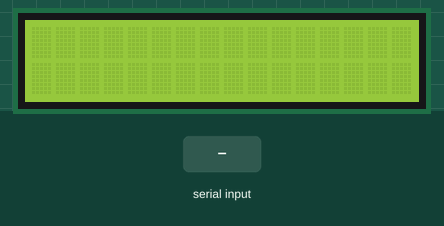
The sketch below on a simulated Arduino Uno, built with avr-gcc and run on an emulated ATmega328P. Shown: 16×2 character LCD. The inputs (shaded band) are chosen by the test bench.

Above: at 1.2 s.
1.3 s: "1" received over Serial
At 1.8 s:
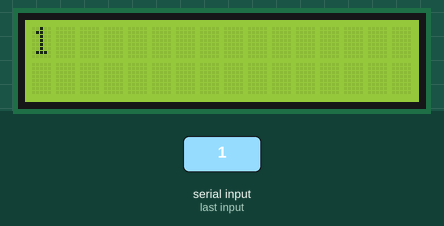
2.9 s: "0" received over Serial
At 4.2 s:
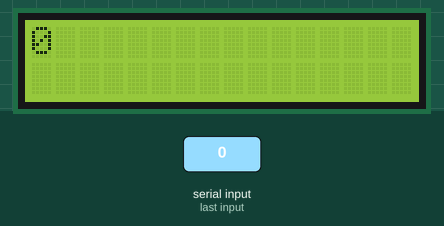
4.5 s: "2" received over Serial
At 5.4 s:
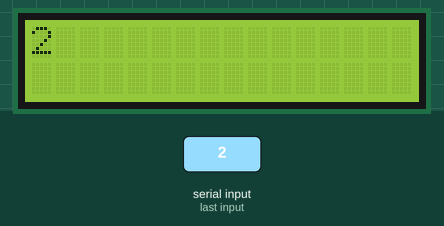
Timing chart, 0 to 7.5 s (numbered marks = the images above; inputs shaded):
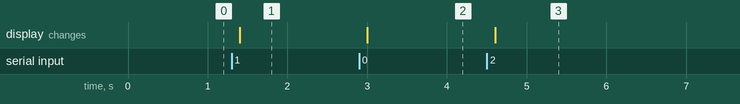

The sketch:

16x2_LCD.ino
```cpp
//lab 7.
//16x2 lcd.
/* V0 is contrast control.
RS and RW defines if we are selecting or putting up a command or data(sent in ascii format).
E(enable) turns on or off the lcd
8 pins for data(can be used a data of 8 bits at once).
BLA and BLK backlit anode and backlit cathode
terminals of  which are together are fixed terminal and the 3rd one is variable.
*/
/*
#include<LiquidCrystal.h>

int rs = 12, en = 11, d4 = 5, d5 = 4, d6 = 3, d7 = 2;
LiquidCrystal lcd(rs, en, d4, d5, d6, d7);


void setup() {
lcd.begin(16,2);                 //set up number of rows and columns in lcd
lcd.print("Hello World");        //print a message on lcd

}

void loop() {
  lcd.setCursor(0, 1);          //set the cursor to column 0 and line 1
  lcd.print(millis()/1000);     //print the number of seconds since reset

}
*/

/*no.2
#include<LiquidCrystal.h>

int rs = 12, en = 11, d4 = 5, d5 = 4, d6 = 3, d7 = 2;
LiquidCrystal lcd(rs, en, d4, d5, d6, d7);


void setup() {
lcd.begin(16,2);                 //set up number of rows and columns in lcd
lcd.print("Hello World");        //print a message on lcd

}

void loop() {
  lcd.noBlink();            //turn off the blinking cursor
  delay(500);
  lcd.blink();              //turn on the blinking cursor
  delay(500);
}
*/


/*
*no.3
#include<LiquidCrystal.h>

int rs = 12, en = 11, d4 = 5, d5 = 4, d6 = 3, d7 = 2;
LiquidCrystal lcd(rs, en, d4, d5, d6, d7);


void setup() {
lcd.begin(16,2);                 //set up number of rows and columns in lcd
lcd.print("Hello World");        //print a message on lcd

}

void loop() {
  lcd.noCursor();            //turn off the blinking cursor
  delay(500);
  lcd.Cursor();              //turn on the blinking cursor
  delay(500);
}
*/


#include<LiquidCrystal.h>

int rs = 12, en = 11, d4 = 5, d5 = 4, d6 = 3, d7 = 2;
LiquidCrystal lcd(rs, en, d4, d5, d6, d7);


void setup() {
lcd.begin(16,2);                 //set up number of rows and columns in lcd
Serial.begin(9600);

}

void loop() {
  //if the character arrives on serial part
  if(Serial.available()){
    delay(100);
    lcd.clear();

    while(Serial.available()>0){
      lcd.write(Serial.read());
    }
  }
}
```

Measured:
- after the input at 1.3 s, the display: changes after 0.10 s (image 1)
- after the input at 2.9 s, the display: changes after 0.10 s (image 2)
- after the input at 4.5 s, the display: changes after 0.10 s (image 3)
